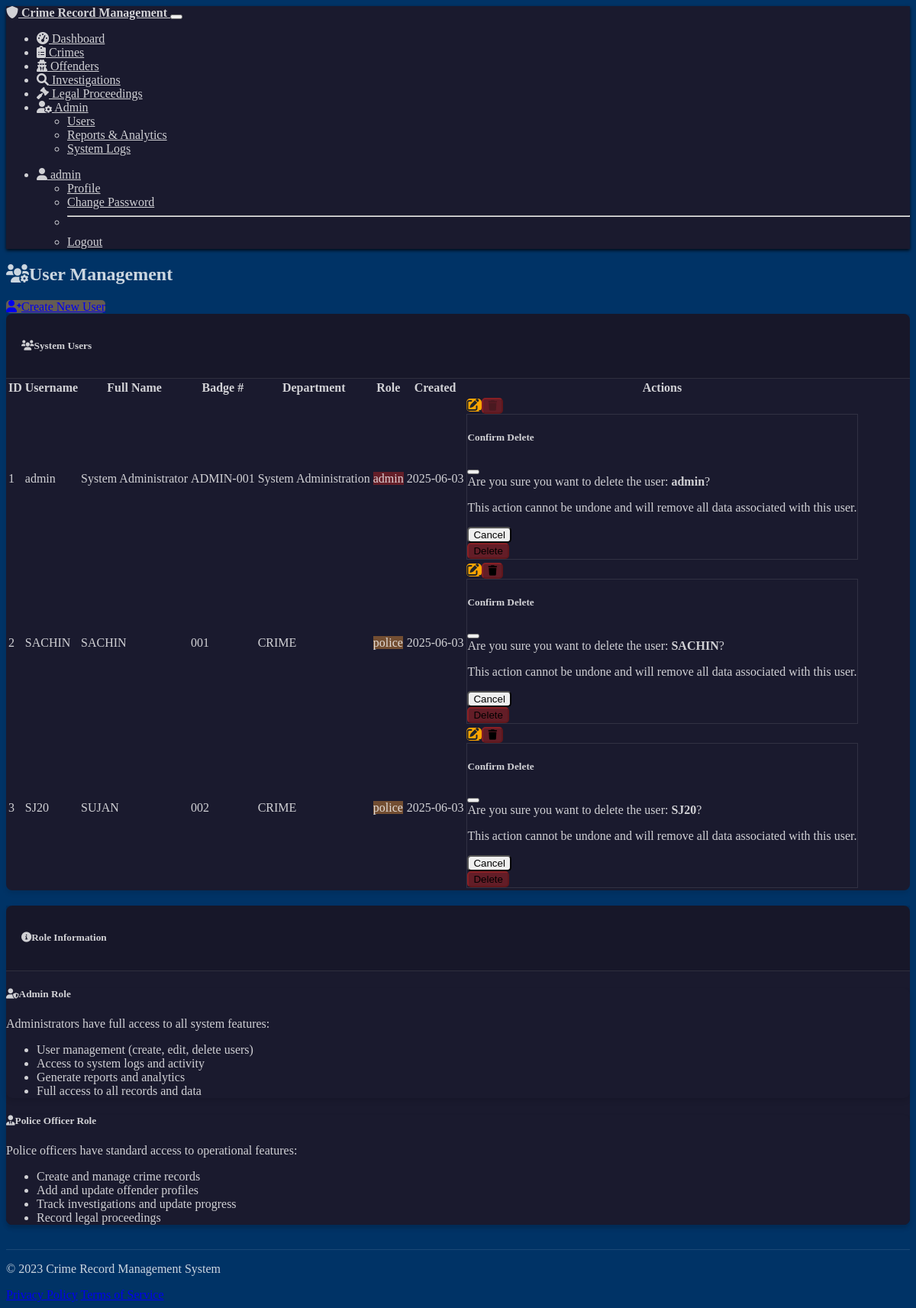
The app's page /admin/users (signed in) with its own data.
### models.py (models this page shows, shortened)
class User(UserMixin, db.Model):
    id = db.Column(db.Integer, primary_key=True)
    username = db.Column(db.String(64), unique=True, nullable=False)
    password_hash = db.Column(db.String(256), nullable=False)
    email = db.Column(db.String(120), unique=True, nullable=False)
    full_name = db.Column(db.String(100), nullable=False)
    role = db.Column(db.String(20), nullable=False, default='police')  # 'admin' or 'police'
    badge_number = db.Column(db.String(20), nullable=True)
    department = db.Column(db.String(100), nullable=True)
    created_at = db.Column(db.DateTime, default=datetime.utcnow)
    crimes = db.relationship('Crime', backref='reported_by_user', lazy=True)
    investigations = db.relationship('Investigation', backref='assigned_officer', lazy=True)
    def is_admin(self):
        return self.role == 'admin'

### admin.py (the view)
@app.route('/admin/users')
@login_required
@admin_required
def admin_users():
    users = User.query.all()
    return render_template('admin/users.html',
                           title='User Management',
                           users=users)

### app.py (called while the page is built)
    @login_manager.user_loader
    def load_user(user_id):
        return User.query.get(int(user_id))

    @app.context_processor
    def utility_functions():
        return {
            'calculate_age': calculate_age,
            'format_date': format_date,
            'format_date_short': format_date_short,
            'get_status_badge_color': get_status_badge_color
        }

### utils.py (called while the page is built)
def admin_required(f):
    @wraps(f)
    def decorated_function(*args, **kwargs):
        if not current_user.is_admin():
            abort(403)  # Forbidden
        return f(*args, **kwargs)
    return decorated_function

### templates/admin/users.html (shortened to what this page needs)
{% extends "base.html" %}
{% block content %}
<div class="container">
    <div class="d-flex justify-content-between align-items-center mb-4">
        <h2><i class="fas fa-users-cog me-2"></i>User Management</h2>
        <a href="{{ url_for('admin_create_user') }}" class="btn btn-primary">
            <i class="fas fa-user-plus me-2"></i>Create New User
        </a>
    </div>
    <div class="card">
        <div class="card-header">
            <h5 class="mb-0"><i class="fas fa-users me-2"></i>System Users</h5>
        </div>
        <div class="card-body">
            {% if users %}
            <div class="table-responsive">
                <table class="table table-hover">
                    <thead>
                        <tr>
                            <th>ID</th>
                            <th>Username</th>
                            <th>Full Name</th>
                            <th>Badge #</th>
                            <th>Department</th>
                            <th>Role</th>
                            <th>Created</th>
                            <th>Actions</th>
                        </tr>
                    </thead>
                    <tbody>
                        {% for user in users %}
                        <tr>
                            <td>{{ user.id }}</td>
                            <td>{{ user.username }}</td>
                            <td>{{ user.full_name }}</td>
                            <td>{{ user.badge_number }}</td>
                            <td>{{ user.department }}</td>
                            <td>
                                <span class="badge bg-{{ 'danger' if user.role == 'admin' else 'primary' }}">
                                    {{ user.role }}
                                </span>
                            </td>
                            <td>{{ user.created_at.strftime('%Y-%m-%d') }}</td>
                            <td>
                                <div class="btn-group btn-group-sm" role="group">
                                    <a href="{{ url_for('admin_edit_user', user_id=user.id) }}" class="btn btn-warning" title="Edit">
                                        <i class="fas fa-edit"></i>
                                    </a>
                                    {% if user.id != current_user.id %}
                                    <button type="button" class="btn btn-danger" data-bs-toggle="modal" data-bs-target="#deleteModal-{{ user.id }}" title="Delete">
                                        <i class="fas fa-trash"></i>
                                    </button>
                                    {% else %}
                                    <button type="button" class="btn btn-danger" disabled title="Cannot delete your own account">
                                        <i class="fas fa-trash"></i>
                                    </button>
                                    {% endif %}
                                </div>
                                <div class="modal fade" id="deleteModal-{{ user.id }}" tabindex="-1" aria-labelledby="deleteModalLabel-{{ user.id }}" aria-hidden="true">
                                    <div class="modal-dialog">
                                        <div class="modal-content">
                                            <div class="modal-header">
                                                <h5 class="modal-title" id="deleteModalLabel-{{ user.id }}">Confirm Delete</h5>
                                                <button type="button" class="btn-close" data-bs-dismiss="modal" aria-label="Close"></button>
                                            </div>
                                            <div class="modal-body">
                                                Are you sure you want to delete the user: <strong>{{ user.username }}</strong>?
                                                <p class="text-danger mt-2">This action cannot be undone and will remove all data associated with this user.</p>
                                            </div>
                                            <div class="modal-footer">
                                                <button type="button" class="btn btn-secondary" data-bs-dismiss="modal">Cancel</button>
                                                <form action="{{ url_for('admin_delete_user', user_id=user.id) }}" method="POST">
                                                    <button type="submit" class="btn btn-danger">Delete</button>
                                                </form>
                                            </div>
                                        </div>
                                    </div>
                                </div>
                            </td>
                        </tr>
                        {% endfor %}
                    </tbody>
                </table>
            </div>
            {% endif %}
        </div>
    </div>
    <div class="card mt-4">
        <div class="card-header">
            <h5 class="mb-0"><i class="fas fa-info-circle me-2"></i>Role Information</h5>
        </div>
        <div class="card-body">
            <div class="row">
                <div class="col-md-6">
                    <div class="card mb-3 bg-dark">
                        <div class="card-body">
                            <h5 class="card-title text-danger">
                                <i class="fas fa-user-shield me-2"></i>Admin Role
                            </h5>
                            <p class="card-text">Administrators have full access to all system features:</p>
                            <ul>
                                <li>User management (create, edit, delete users)</li>
                                <li>Access to system logs and activity</li>
                                <li>Generate reports and analytics</li>
                                <li>Full access to all records and data</li>
                            </ul>
                        </div>
                    </div>
                </div>
                <div class="col-md-6">
                    <div class="card mb-3 bg-dark">
                        <div class="card-body">
                            <h5 class="card-title text-primary">
                                <i class="fas fa-user-tie me-2"></i>Police Officer Role
                            </h5>
                            <p class="card-text">Police officers have standard access to operational features:</p>
                            <ul>
                                <li>Create and manage crime records</li>
                                <li>Add and update offender profiles</li>
                                <li>Track investigations and update progress</li>
                                <li>Record legal proceedings</li>
                            </ul>
                        </div>
                    </div>
                </div>
            </div>
        </div>
    </div>
</div>
{% endblock %}

### templates/base.html (shortened to what this page needs)
<!DOCTYPE html>
<html lang="en" data-bs-theme="dark">
<head>
    <link rel="stylesheet" href="https://cdn.replit.com/agent/bootstrap-agent-dark-theme.min.css">
    <link rel="stylesheet" href="https://cdnjs.cloudflare.com/ajax/libs/font-awesome/6.0.0/css/all.min.css">
    <link rel="stylesheet" href="{{ url_for('static', filename='css/custom.css') }}">
</head>
<body>
    <nav class="navbar navbar-expand-lg navbar-dark bg-dark mb-4">
        <div class="container">
            <a class="navbar-brand" href="{{ url_for('index') }}">
                <i class="fas fa-shield-alt me-2"></i>
                Crime Record Management
            </a>
            <button class="navbar-toggler" type="button" data-bs-toggle="collapse" data-bs-target="#navbarNav" aria-controls="navbarNav" aria-expanded="false" aria-label="Toggle navigation">
            </button>
            <div class="collapse navbar-collapse" id="navbarNav">
                <ul class="navbar-nav me-auto">
                    {% if current_user.is_authenticated %}
                    <li class="nav-item">
                        <a class="nav-link" href="{{ url_for('dashboard') }}">
                            <i class="fas fa-tachometer-alt me-1"></i> Dashboard
                        </a>
                    </li>
                    <li class="nav-item">
                        <a class="nav-link" href="{{ url_for('crimes_list') }}">
                            <i class="fas fa-clipboard-list me-1"></i> Crimes
                        </a>
                    </li>
                    <li class="nav-item">
                        <a class="nav-link" href="{{ url_for('offenders_list') }}">
                            <i class="fas fa-user-secret me-1"></i> Offenders
                        </a>
                    </li>
                    <li class="nav-item">
                        <a class="nav-link" href="{{ url_for('investigations_list') }}">
                            <i class="fas fa-search me-1"></i> Investigations
                        </a>
                    </li>
                    <li class="nav-item">
                        <a class="nav-link" href="{{ url_for('legal_list') }}">
                            <i class="fas fa-gavel me-1"></i> Legal Proceedings
                        </a>
                    </li>
                    {% if current_user.is_admin() %}
                    <li class="nav-item dropdown">
                        <a class="nav-link dropdown-toggle" href="#" id="adminDropdown" role="button" data-bs-toggle="dropdown" aria-expanded="false">
                            <i class="fas fa-user-cog me-1"></i> Admin
                        </a>
                        <ul class="dropdown-menu" aria-labelledby="adminDropdown">
                            <li><a class="dropdown-item" href="{{ url_for('admin_users') }}">Users</a></li>
                            <li><a class="dropdown-item" href="{{ url_for('admin_reports') }}">Reports & Analytics</a></li>
                            <li><a class="dropdown-item" href="{{ url_for('admin_logs') }}">System Logs</a></li>
                        </ul>
                    </li>
                    {% endif %}
                    {% endif %}
                </ul>
                <ul class="navbar-nav">
                    {% if current_user.is_authenticated %}
                    <li class="nav-item dropdown">
                        <a class="nav-link dropdown-toggle" href="#" id="userDropdown" role="button" data-bs-toggle="dropdown" aria-expanded="false">
                            <i class="fas fa-user me-1"></i> {{ current_user.username }}
                        </a>
                        <ul class="dropdown-menu dropdown-menu-end" aria-labelledby="userDropdown">
                            <li><a class="dropdown-item" href="{{ url_for('profile') }}">Profile</a></li>
                            <li><a class="dropdown-item" href="{{ url_for('change_password') }}">Change Password</a></li>
                            <li><hr class="dropdown-divider"></li>
                            <li><a class="dropdown-item" href="{{ url_for('logout') }}">Logout</a></li>
                        </ul>
                    </li>
                    {% endif %}
                </ul>
            </div>
        </div>
    </nav>
    <main class="container">
        {% block content %}{% endblock %}
    </main>
    <footer class="footer mt-5 py-3 bg-dark">
        <div class="container">
            <div class="row">
                <div class="col-md-6">
                    <p class="text-muted">&copy; 2023 Crime Record Management System</p>
                </div>
                <div class="col-md-6 text-end">
                    <a href="#" class="text-muted me-3">Privacy Policy</a>
                    <a href="#" class="text-muted">Terms of Service</a>
                </div>
            </div>
        </div>
    </footer>
</body>
</html>

### static/css/custom.css (style rules this page uses)
:root { --primary-color: #003366; --secondary-color: #1A1A2E; --accent-color: #e692386f; --success-color: #228b2298; --danger-color: #b222227b; --warning-color: #FFA500; --text-light: #FFFFFFCC; --text-dark: #212529; --bg-light: #F5F7FA; --border-light: #D1D1D1; --link-blue: #0056B3; }
body { background-color: var(--primary-color); color: var(--text-light); }
.card { background-color: var(--secondary-color); border-radius: 8px; box-shadow: 0 4px 6px rgba(0, 0, 0, 0.1); transition: transform 0.3s ease; margin-bottom: 20px; border: none; }
.card-header { padding: 0.75rem 1.25rem; border-bottom: 1px solid rgba(255, 255, 255, 0.1); background-color: rgba(0, 0, 0, 0.1); }
.badge.bg-danger { background-color: var(--danger-color) !important; }
.badge.bg-info, .badge.bg-primary { background-color: var(--accent-color) !important; }
.navbar { background-color: #1A1A2E; box-shadow: 0 2px 4px rgba(0, 0, 0, 0.807); }
.navbar-dark .navbar-brand { color: var(--text-light); font-weight: 700; }
.nav-link { color: var(--text-light) !important; }
.table { color: var(--text-light); }
.btn { border-radius: 5px; font-weight: 500; }
.btn-primary { background-color: var(--accent-color); border-color: var(--accent-color); }
.btn-danger { background-color: var(--danger-color); border-color: var(--danger-color); }
.btn-warning { background-color: var(--warning-color); border-color: var(--warning-color); color: var(--text-dark); }
.modal-content { background-color: var(--secondary-color); color: var(--text-light); border: 1px solid rgba(255, 255, 255, 0.1); }
.modal-header, .modal-footer { border-color: rgba(255, 255, 255, 0.1); }
footer { background-color: var(--primary-color) !important; border-top: 1px solid rgba(255, 255, 255, 0.1); margin-top: 2rem; color: var(--text-light); }
.dropdown-menu { background-color: var(--secondary-color); border-color: rgba(255, 255, 255, 0.1); }
.dropdown-item { color: var(--text-light); }

### records on screen
User: username "admin", id "1", full_name "System Administrator", badge_number "ADMIN-001", department "System Administration", role "admin", created_at "2025-06-03"
User: id "2", username "SACHIN", full_name "SACHIN", badge_number "001", department "CRIME", role "police", created_at "2025-06-03"
User: id "3", username "SJ20", full_name "SUJAN", badge_number "002", department "CRIME", role "police", created_at "2025-06-03"
